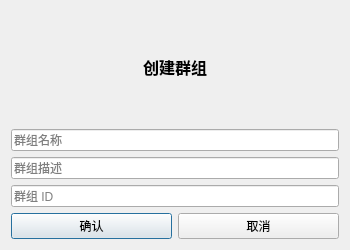
<?xml version="1.0" encoding="UTF-8"?>
<ui version="4.0">
 <class>CreateGroupWidget</class>
 <widget class="QDialog" name="CreateGroupWidget">
  <property name="geometry">
   <rect>
    <x>0</x>
    <y>0</y>
    <width>350</width>
    <height>250</height>
   </rect>
  </property>
  <property name="windowTitle">
   <string>创建群组</string>
  </property>
  <layout class="QVBoxLayout" name="verticalLayout">
   <item>
    <widget class="QLabel" name="titleLabel">
     <property name="text">
      <string>创建群组</string>
     </property>
     <property name="alignment">
      <set>Qt::AlignCenter</set>
     </property>
     <property name="styleSheet">
      <string notr="true">font-size: 16px; font-weight: bold;</string>
     </property>
    </widget>
   </item>
   <item>
    <widget class="QLineEdit" name="groupNameEdit">
     <property name="placeholderText">
      <string>群组名称</string>
     </property>
    </widget>
   </item>
   <item>
    <widget class="QLineEdit" name="groupDescEdit">
     <property name="placeholderText">
      <string>群组描述</string>
     </property>
    </widget>
   </item>
   <item>
    <widget class="QLineEdit" name="groupIdEdit">
     <property name="placeholderText">
      <string>群组 ID</string>
     </property>
     <property name="visible">
      <bool>false</bool>
     </property>
    </widget>
   </item>
   <item>
    <layout class="QHBoxLayout" name="btnLayout">
     <item>
      <widget class="QPushButton" name="confirmBtn">
       <property name="text">
        <string>确认</string>
       </property>
      </widget>
     </item>
     <item>
      <widget class="QPushButton" name="cancelBtn">
       <property name="text">
        <string>取消</string>
       </property>
      </widget>
     </item>
    </layout>
   </item>
  </layout>
 </widget>
 <resources/>
 <connections/>
</ui>
